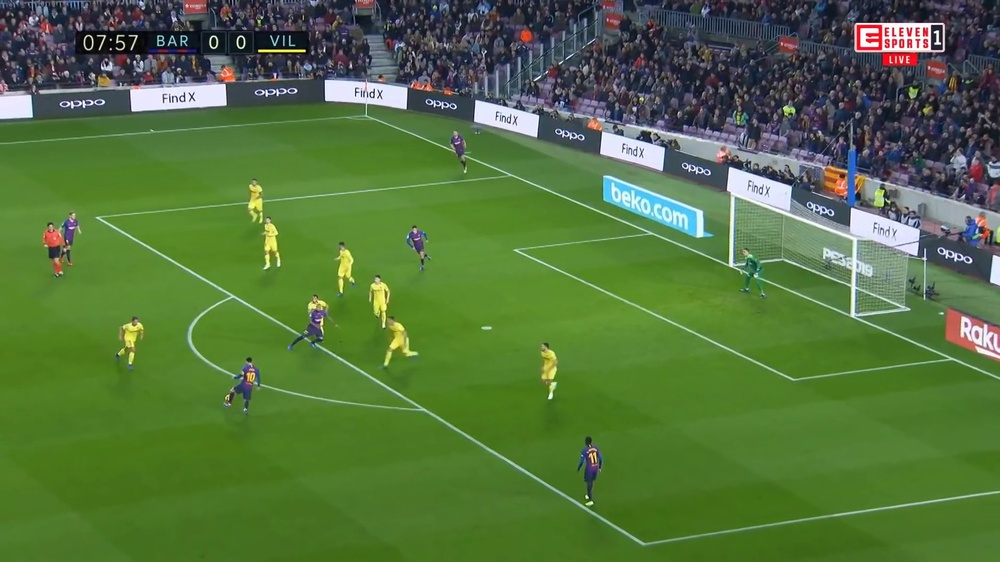
#> input picture images/OG.jpg, 1000 x 562 px, shrunk from 1920 x 1080 before the run
$ python -i PlayerSegmentationUtils.py   (imports and definitions only)   (older library calls are emulated)
#> lines starting #> are read from the running program, lines starting #| are printed output that depends on the picture; after the words box and inside, x2 and y2 are one past the last pixel; in counts of white or black regions, pixels touching at a corner belong together
#> further down, picture is the input picture: shape (562, 1000, 3); mean B, G, R 62, 114.8, 83.7
import cv2
import numpy as np
import matplotlib.pyplot as plt

#converting into hsv image
#green range
lower_green = np.array([36,0,0])
upper_green = np.array([86, 255, 255])
#blue range
lower_blue = np.array([110,50,50])
upper_blue = np.array([130,255,255])
#Red range
lower_red = np.array([0,31,255])
upper_red = np.array([176,255,255])
#white range
lower_white = np.array([0,0,0])
upper_white = np.array([0,0,255])


stride_kernel = (25,25)
stride_aud = (30,30)
stride_close = (150,150)

# [36 lines left out: functions non_max, iou, not called in this run]

def get_contours(image):

    hsv = cv2.cvtColor(image,cv2.COLOR_BGR2HSV)
#> hsv: shape (562, 1000, 3); mean H, S, V 66.6, 136.5, 120.3
    mask = cv2.inRange(hsv, lower_green, upper_green)
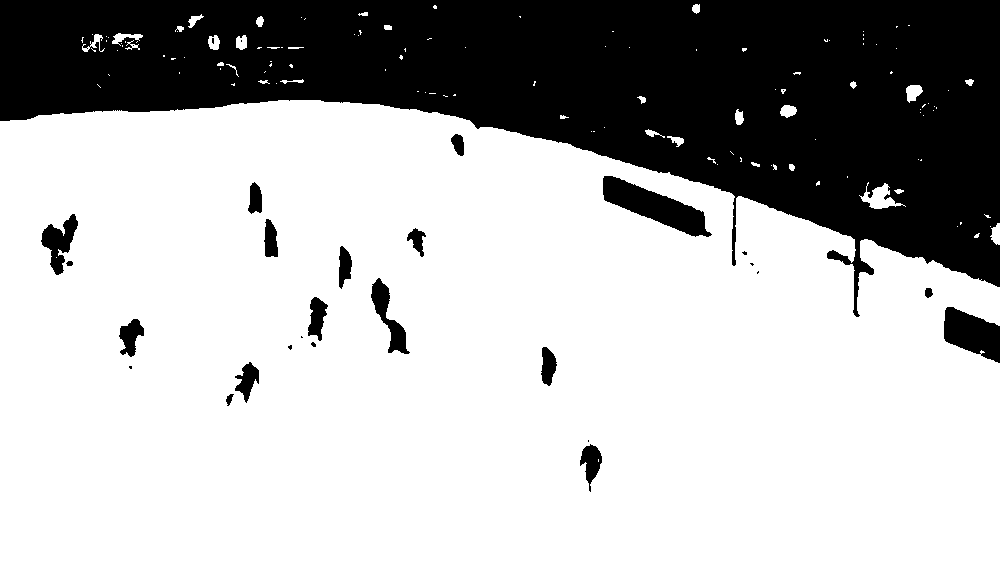
#> mask: shape (562, 1000); 70.5% white; 30 black regions (12 under 20 px), largest, box (x1, y1, x2, y2) and area: (0, 0, 1000, 317) 154346, (603, 176, 712, 237) 2827, (944, 307, 1000, 363) 2020
    res = cv2.bitwise_and(image, image, mask=mask)
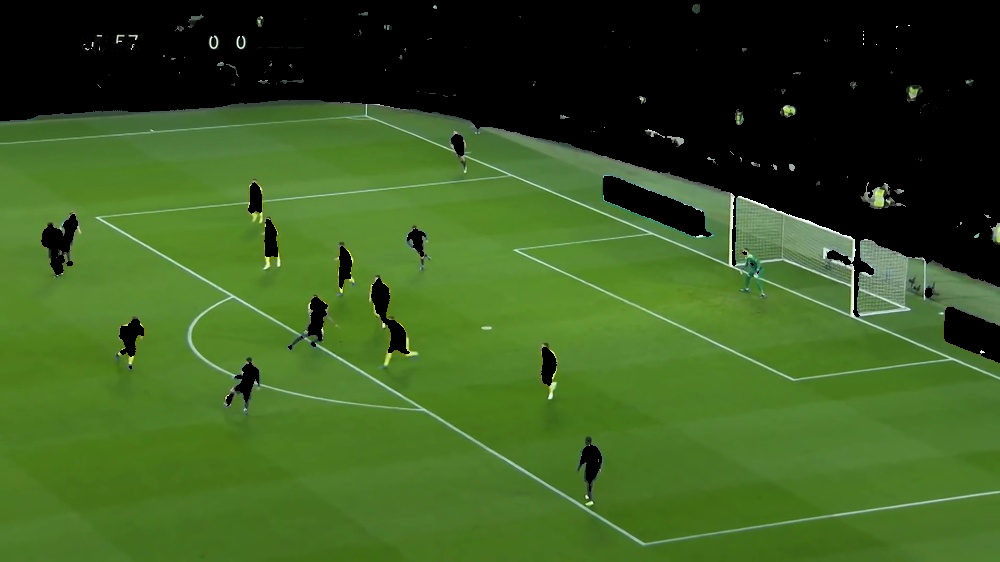
#> res: shape (562, 1000, 3); mean B, G, R 32.9, 89, 57.9
    res_bgr = cv2.cvtColor(res,cv2.COLOR_HSV2BGR)
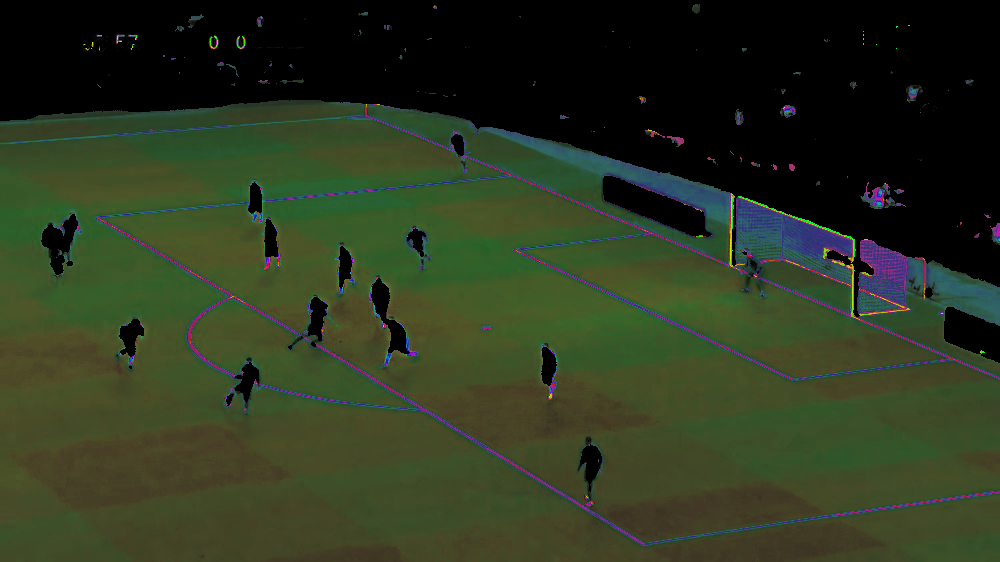
#> res_bgr: shape (562, 1000, 3); mean B, G, R 31.8, 54.9, 44.6
    res_gray = cv2.cvtColor(res,cv2.COLOR_BGR2GRAY)
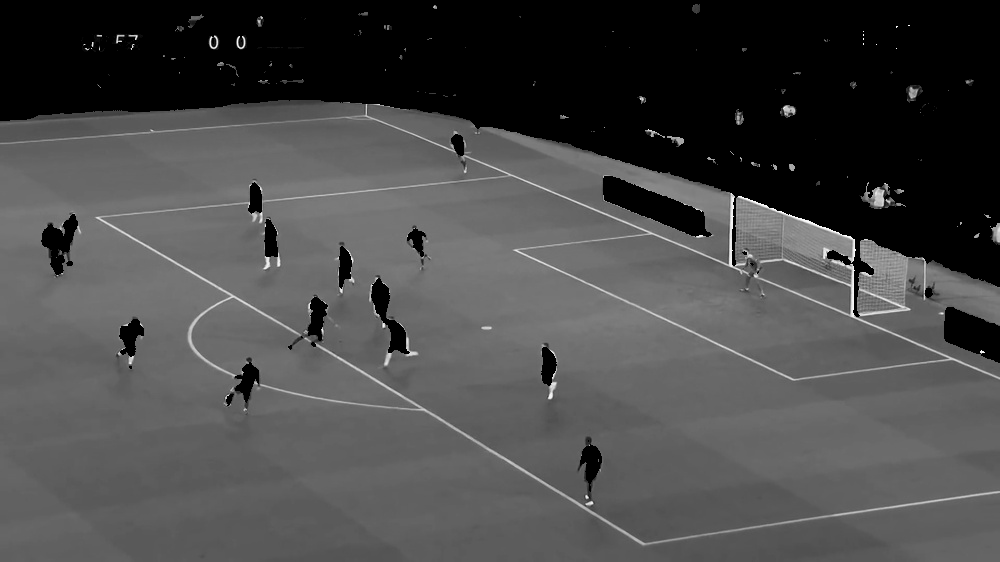
#> res_gray: shape (562, 1000); min 0, max 253, mean 73.3
    mask = 255 - mask
    kernel = np.ones(stride_kernel,np.uint8)
    kernel_aud = np.ones(stride_aud,np.uint8)
    kernel_close = np.ones(stride_close,np.uint8)
    thresh_aud = cv2.morphologyEx(mask, cv2.MORPH_CLOSE, kernel_aud)
#> thresh_aud: shape (562, 1000); 31.5% white; 12 white regions (1 under 20 px), largest, box (x1, y1, x2, y2) and area: (0, 0, 1000, 364) 169713, (340, 247, 411, 355) 1890, (42, 215, 79, 276) 1317
    thresh_players = cv2.morphologyEx(mask, cv2.MORPH_CLOSE, kernel)
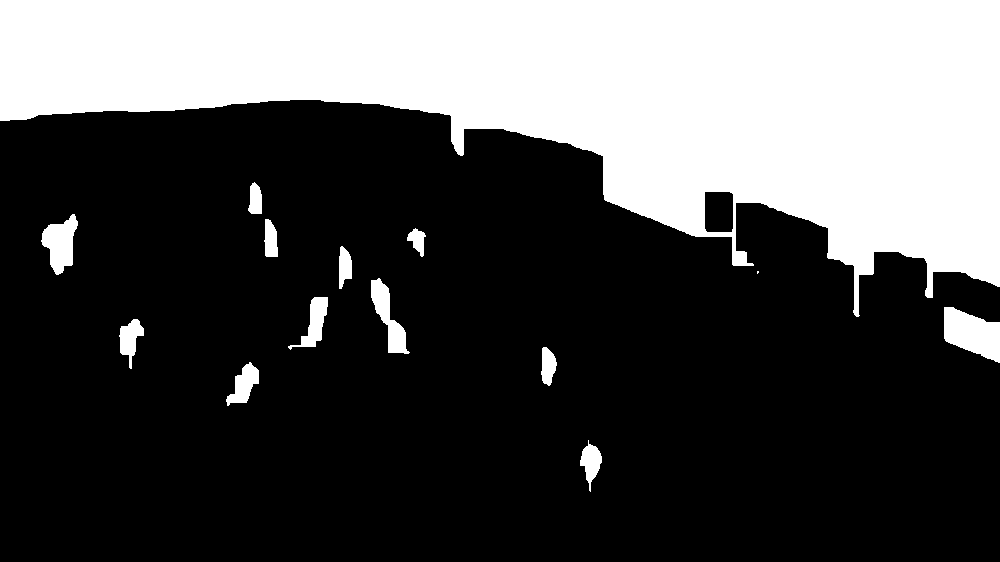
#> thresh_players: shape (562, 1000); 31% white; 14 white regions (1 under 20 px), largest, box (x1, y1, x2, y2) and area: (0, 0, 1000, 317) 165111, (944, 307, 1000, 363) 2071, (41, 214, 78, 275) 1317
    thresh_aud = cv2.morphologyEx(thresh_aud, cv2.MORPH_OPEN, kernel_close)
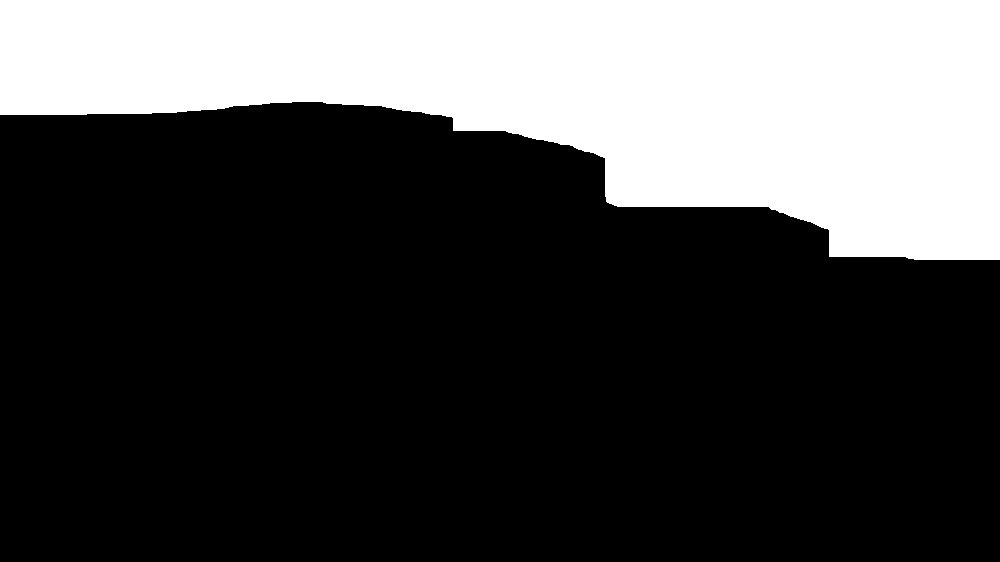
#> thresh_aud: shape (562, 1000); 28.9% white; 1 white region, box (x1, y1, x2, y2) and area: (0, 0, 1000, 260) 162346
    thresh_aud = 255 - thresh_aud
    thresh = cv2.bitwise_and( thresh_aud , thresh_players)
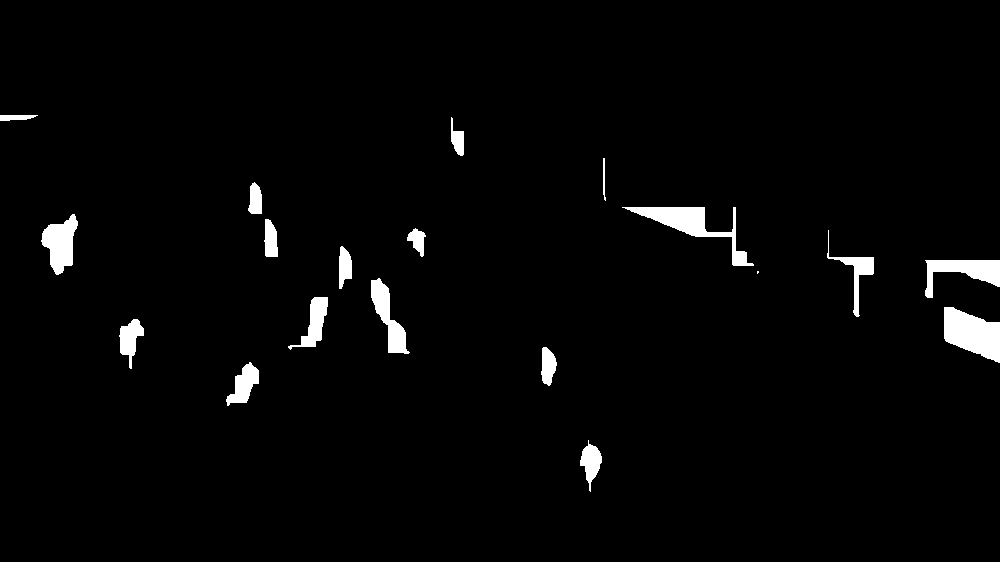
#> thresh: shape (562, 1000); 2.5% white; 19 white regions (1 under 20 px)
    _temp, im2, contours = cv2.findContours(thresh,cv2.RETR_TREE,cv2.CHAIN_APPROX_SIMPLE)
#> im2 = 19 contours, 1 with area under 20; largest, box (x1, y1, x2, y2) and area: (944, 307, 1000, 363) 1978, (622, 207, 754, 266) 1741, (925, 260, 1000, 298) 1247, (41, 214, 78, 275) 1240, (371, 278, 410, 354) 1080; contours = 19 rows, first 6: [1, -1, -1, -1], [2, 0, -1, -1], [3, 1, -1, -1], [4, 2, -1, -1], [5, 3, -1, -1], [6, 4, -1, -1]
    # im2, contours = cv2.findContours(thresh,cv2.RETR_TREE,cv2.CHAIN_APPROX_SIMPLE)
    return im2, thresh_aud

# [33 lines left out: function get_boxes, not called in this run]

>>> import cv2
>>> picture = cv2.imread('images/OG.jpg')
>>> result = get_contours(picture)
